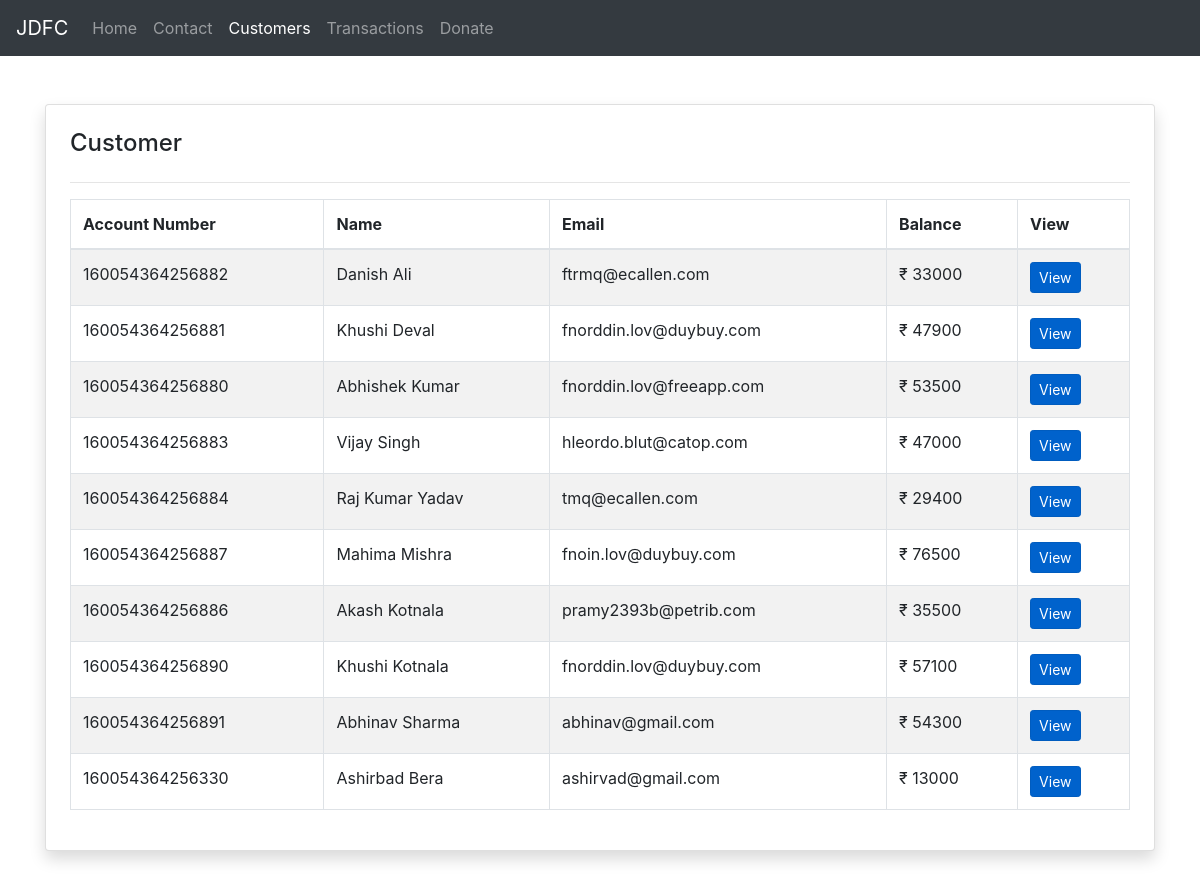
The app's page /customer/, older data.
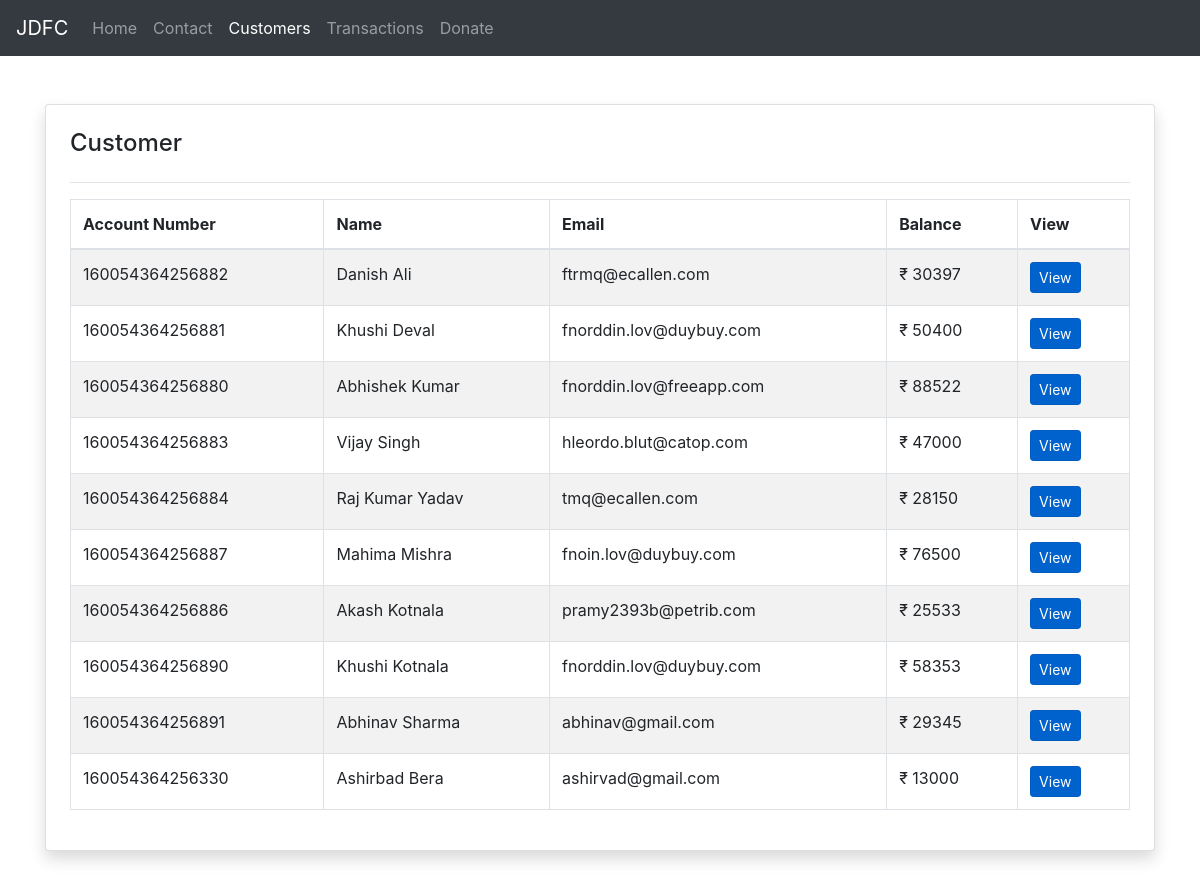
The same page, newer data.
### home/models.py (models this page shows, shortened)
class Customer(models.Model):
    name = models.CharField(max_length=122)
    email = models.EmailField()
    account_no = models.CharField(max_length=122)
    ifsc_code = models.CharField(max_length=122)
    amount = models.IntegerField()

### home/views.py (the view)
# urls.py: path('customer/', views.customer, name='customer'),
def customer(request):
    customers = Customer.objects.all()
    context = { "customers" : customers}
    return render(request, 'customer.html', context)

### templates/customer.html (shortened to what this page needs)
{% extends 'base.html' %}
{% block customeractive %}active{% endblock customeractive %}
{% block body %}
<div class="container">
    <div class="card shadow p-4 my-5 bg-body rounded" style="overflow: auto;">
        <h4>Customer</h4>
        <hr>
        <table class="table table-bordered table-striped">
            <thead>
                <tr>
                    <th>Account Number</th>
                    <th>Name</th>
                    <th>Email</th>
                    <th>Balance</th>
                    <th>View</th>
                </tr>
            </thead>
            <tbody>
                {% for customer in customers %}
                <tr>
                    <td>{{customer.account_no}}</td>
                    <td>{{customer.name}}</td>
                    <td>{{customer.email}}</td>
                    <td>&#8377 {{customer.amount}}</td>
                    <td>
                        <a href="{% url 'form' customer.account_no %}"
                            class="btn btn-sm btn-primary active">View</a>
                    </td>
                </tr>
                {% endfor %}
            </tbody>
        </table>
    </div>
</div>
{% endblock %}

Row changes from the older to the newer data that the page shows:
changed Customer "Danish Ali": amount "33000" → "30397"
changed Customer "Khushi Deval": amount "47900" → "50400"
changed Customer "Abhishek Kumar": amount "53500" → "88522"
changed Customer "Raj Kumar Yadav": amount "29400" → "28150"
changed Customer "Akash Kotnala": amount "35500" → "25533"
changed Customer "Khushi Kotnala": amount "57100" → "58353"
changed Customer "Abhinav Sharma": amount "54300" → "29345"
